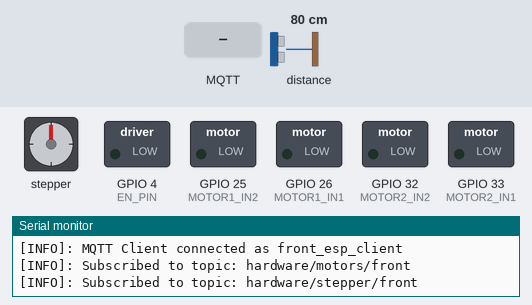
Recording of a program running on a simulated ESP32. Shown: stepper motor, switched loads named in the program (green lamp = pin HIGH), the last lines printed to the serial monitor. Dashed ring = blinking. The test bench sets the inputs (shaded band); at power-on: distance to the obstacle 80 cm. WiFi joins after 1.5 s; servers stay silent unless stated; no MQTT or app messages arrive unless stated; stepper angles assume 3200 steps per turn.

Above: at 3.2 s.
3.3 s: MQTT message "on" arrives on the first subscribed topic
At 4.6 s:
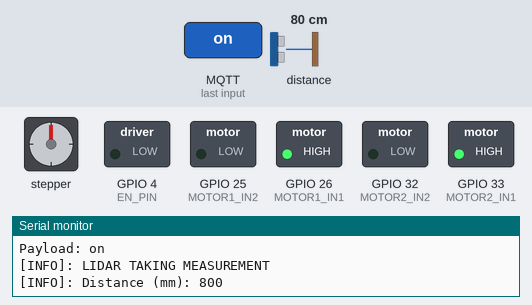
6.3 s: distance to the obstacle set to 5 cm
9.0 s: distance to the obstacle set to 2 cm
At 10.7 s:
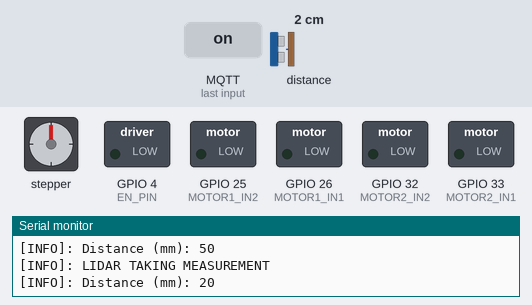
11.3 s: MQTT message "5" arrives on the second subscribed topic
At 12.7 s:
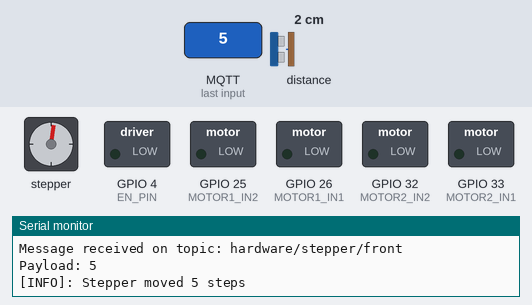
13.4 s: MQTT message "90" arrives on the second subscribed topic
At 14.0 s:
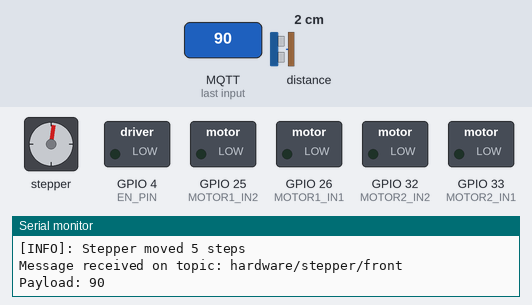
16.4 s: MQTT message "5" arrives on the second subscribed topic
Timing chart, 0 to 19.4 s (numbered marks = the images above; inputs shaded):
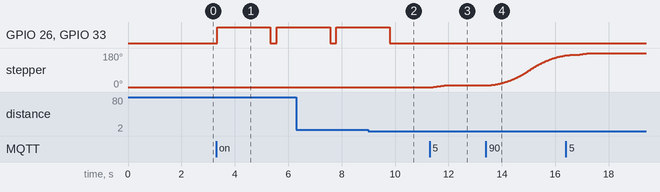

Measured:
- the behaviour switches between 4 and 3 cm on distance to the obstacle (found by bisection; images 1 and 2)
- after the input at 3.3 s, GPIO 26 (MOTOR1_IN1), GPIO 33 (MOTOR2_IN1): LOW → HIGH at once, → LOW 2.0 s later, → HIGH 0.23 s later
- after the input at 9.0 s, GPIO 26 (MOTOR1_IN1), GPIO 33 (MOTOR2_IN1): goes on until 9.8 s, then stays LOW
- after the input at 13.4 s, stepper: keeps turning clockwise at about 56°/s, starting after 0.13 s

The program:

main.cpp
```cpp
#include <Arduino.h>
#include <WiFi.h>
#include <PubSubClient.h>
#include <AccelStepper.h>
#include <Adafruit_VL53L1X.h>
#include <ArduinoJson.h>
// Hardware Parameters and Pin Setup
// DC motors
#define MOTOR1_IN1  26  // Front-left motor
#define MOTOR1_IN2  25
#define MOTOR2_IN1  33  // Front-right motor
#define MOTOR2_IN2  32
// Stepper motor
#define STEP_PIN  17
#define DIR_PIN   16
#define EN_PIN 4
#define MICROSTEPS 16
#define STEPS_PER_REV 200
// LiDAR
#define XSHUT_PIN 15
#define IRQ_PIN 2
#define TARGET_DISTANCE_MM 3
Adafruit_VL53L1X vl53 = Adafruit_VL53L1X(XSHUT_PIN, IRQ_PIN);
// Stepper motor instance
AccelStepper stepper(AccelStepper::DRIVER, STEP_PIN, DIR_PIN);
// Wi-Fi and MQTT parameters
const char* ssid = "Tufts_Robot";
const char* password = "";
const char* mqtt_broker = "10.243.82.33";
const int mqtt_port = 1883;
const char* mqtt_client_id = "front_esp_client";
const char* motors_topic = "hardware/motors/front";
const char* stepper_topic = "hardware/stepper/front"; // testing only
WiFiClient espClient;
PubSubClient client(espClient);
// Logging wrapper for funsises
#define LOG_LEVEL_NONE 0
#define LOG_LEVEL_ERROR 1
#define LOG_LEVEL_INFO 2
#define LOG_LEVEL_DEBUG 3
int current_log_level = LOG_LEVEL_DEBUG; // set the logging level here
#define LOG_ERROR(fmt, ...)   if (current_log_level >= LOG_LEVEL_ERROR) { Serial.printf("[ERROR]: " fmt "\n", ##__VA_ARGS__); }
#define LOG_INFO(fmt, ...)    if (current_log_level >= LOG_LEVEL_INFO)  { Serial.printf("[INFO]: " fmt "\n", ##__VA_ARGS__); }
#define LOG_DEBUG(fmt, ...)   if (current_log_level >= LOG_LEVEL_DEBUG) { Serial.printf("[DEBUG]: " fmt "\n", ##__VA_ARGS__); }

// Function to initialize Wi-Fi
void connectWiFi() {
    float time = 0;
    LOG_INFO("Connecting to WiFi");
    WiFi.begin(ssid, password);
    while (WiFi.status() != WL_CONNECTED) {
        delay(1000);
        time += 1;
        LOG_DEBUG("Time elapsed: %.1f seconds", time);
    }
    LOG_INFO("WiFi connected");
}
// Function to initialize MQTT
void connectMQTT() {
    LOG_INFO("Attempting Connection to MQTT Server...");
    while (!client.connected()) {
        if (client.connect(mqtt_client_id)) {
            client.subscribe(motors_topic);  // Subscribe to the topic
            delay(0.5);
            client.subscribe(stepper_topic);
        }
        else {
            LOG_ERROR("MQTT connection failed, retrying in 5 seconds...");
            delay(5000);
        }
    }
    LOG_INFO("MQTT Client connected as %s", mqtt_client_id);
    LOG_INFO("Subscribed to topic: %s", motors_topic);
    LOG_INFO("Subscribed to topic: %s", stepper_topic);
}

// Function to stop motors
void stopMotors() {
    digitalWrite(MOTOR1_IN1, LOW);
    digitalWrite(MOTOR1_IN2, LOW);
    digitalWrite(MOTOR2_IN1, LOW);
    digitalWrite(MOTOR2_IN2, LOW);
}
// Function to turn motors on
void motorOn(int motor1_in1, int motor1_in2, int motor2_in1, int motor2_in2) {
    digitalWrite(motor1_in1, HIGH);
    digitalWrite(motor1_in2, LOW);
    digitalWrite(motor2_in1, HIGH);
    digitalWrite(motor2_in2, LOW);
}
void moveStepper(String payload) {
  // Parse the payload (assumed to be a numeric string representing steps)
  int steps = payload.toInt();  // Convert the string to an integer
  if (steps != 0) {
    stepper.move(steps * MICROSTEPS);  // Move stepper by the number of steps (considering microstepping)
    // Run the stepper until the target position is reached
    while (stepper.distanceToGo() != 0) {
      stepper.run();
    }
    LOG_INFO("Stepper moved %d steps", steps);
  } else {
    LOG_ERROR("Invalid step count in payload: %s", payload.c_str());
  }
}

int readLidar() {
    int16_t distance;

    LOG_INFO("LIDAR TAKING MEASUREMENT");

    // Check if data is ready
    if (vl53.dataReady()) {
        // Retrieve the distance measurement
        distance = vl53.distance();
        if (distance == -1) {
            LOG_ERROR("LIDAR measurement failed: Status %d", vl53.vl_status);
            return 0;
        }

        LOG_INFO("Distance (mm): %d", distance);

        // Clear the interrupt to prepare for the next reading
        vl53.clearInterrupt();
        return distance;
    } else {
        LOG_DEBUG("LIDAR data not ready yet");
        return -1;  // Indicate no new data available
    }
}

void moveToStep() {
    while (readLidar() > 30) {
            motorOn(MOTOR1_IN1, MOTOR1_IN2, MOTOR2_IN1, MOTOR2_IN2); // Turn on front motors
            delay(2000);
            stopMotors(); // Stop the front motors when the target distance is reached
            delay(200);
        }
}
// Function to handle incoming MQTT messages
void callback(char* topic, byte* message, unsigned int length) {
    String payload;
    for (unsigned int i = 0; i < length; i++) {
        payload += (char)message[i];
    }
    Serial.print("Message received on topic: ");
    Serial.println(topic);
    Serial.print("Payload: ");
    Serial.println(payload);
    if (String(topic) == motors_topic) {
        // Turn motors on or off based on command
        if (payload == "on") {
            moveToStep();
        } else if (payload == "off") {
            stopMotors();  // Motor off
        }
    } else if (String(topic) == stepper_topic) {
        // Stepper control: move based on payload steps
        moveStepper(payload);
    } //else if (String(topic) == "hardware/lidar") {
        // controlLiDAR(payload);
    //}
}
// Main setup function
void setup() {
    Serial.begin(115200);
    unsigned long serial_start_time = millis();
    while (!Serial) {
        delay(100);  // Small delay to wait
        if (millis() - serial_start_time > 2000) {  // Timeout: 2 seconds
            LOG_ERROR("Serial not connected. Restarting setup...");
            ESP.restart();  // Restart ESP32 to attempt Serial connection again
        }
    }
    LOG_INFO("SETUP: Initializing system");
    Wire.begin();
    Wire.setClock(400000);
    pinMode(MOTOR1_IN1, OUTPUT);
    pinMode(MOTOR1_IN2, OUTPUT);
    pinMode(MOTOR2_IN1, OUTPUT);
    pinMode(MOTOR2_IN2, OUTPUT);
    pinMode(EN_PIN, OUTPUT);
    digitalWrite(EN_PIN, LOW); // Enable the motor driver
    stepper.setMaxSpeed(1000);  // Set maximum speed (steps per second)
    stepper.setAcceleration(500);  // Set acceleration (steps per second^2)
    stopMotors();

        Wire.begin();
    if (!vl53.begin(0x29, &Wire)) {  // Default I2C address for VL53L1X
        LOG_ERROR("Failed to initialize VL53L1X. Status: %d", vl53.vl_status);
        while (1) delay(10);
    }
    LOG_INFO("VL53L1X initialized successfully!");

    LOG_INFO("Sensor ID: 0x%X", vl53.sensorID());

    // Start ranging
    if (!vl53.startRanging()) {
        LOG_ERROR("Couldn't start ranging: Status %d", vl53.vl_status);
        while (1) delay(10);
    }
    LOG_INFO("Ranging started");

    // Set the timing budget (Valid values: 15, 20, 33, 50, 100, 200, 500 ms)
    vl53.setTimingBudget(50);
    LOG_INFO("Timing budget set to: %d ms", vl53.getTimingBudget());


    // WIFI SETUP
    connectWiFi();
    client.setServer(mqtt_broker, mqtt_port);
    client.setCallback(callback);
}
// Main loop
void loop() {
    if (!client.connected()) {
        connectMQTT();
    }
    client.loop();
}
```
